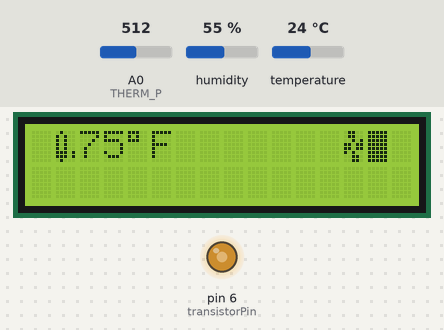
The sketch below on a simulated Arduino Uno, built with avr-gcc and run on an emulated ATmega328P. Shown: 16×2 character LCD, output pins drawn as LEDs (lit = HIGH). The test bench sets the inputs (shaded band); at power-on: temperature 24 °C, A0 (THERM_P) = 512, humidity 55 %.

Above: at 1.3 s.
1.4 s: temperature set to 12 °C
At 2.1 s:
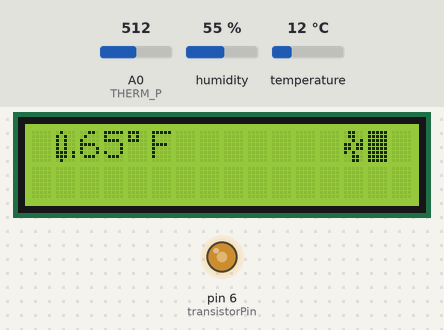
3.0 s: A0 (THERM_P) set to 716
4.7 s: temperature set to 19 °C
At 5.2 s:
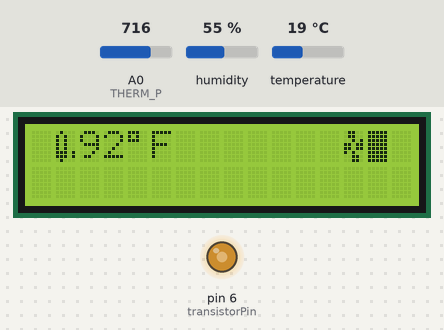
6.3 s: A0 (THERM_P) set to 900
At 7.4 s:
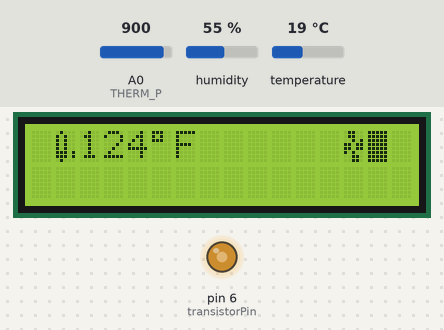
8.0 s: temperature set to 28 °C
At 9.3 s:
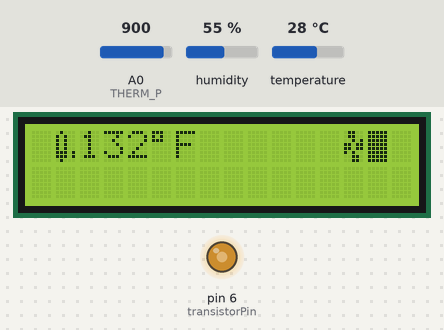
9.6 s: A0 (THERM_P) set to 1023
At 10.6 s:
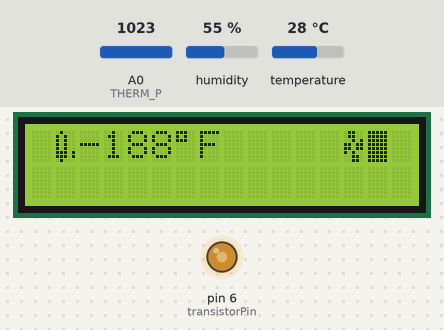
Timing chart, 0 to 12.3 s (numbered marks = the images above; inputs shaded):
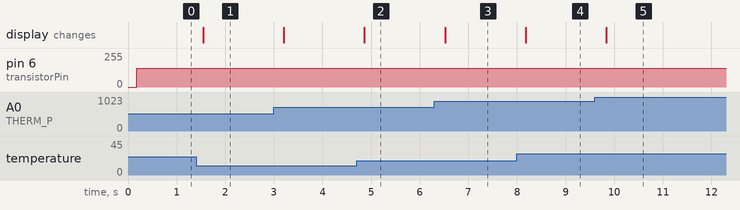

The sketch:

fanController.ino
```cpp
#include <Wire.h>
#include <Adafruit_RGBLCDShield.h>
#include <utility/Adafruit_MCP23017.h>
#include <dht.h>
#include <IRremote.h>

// Pins
#define DHT_P 4
#define IR_P 2
#define THERM_P 0
#define transistorPin 6

// Constants
#define UPPER_FAN_LIMIT 9
#define FAN_BAR_INDEX 14

// Creation of elements
dht DHT;
Adafruit_RGBLCDShield lcd = Adafruit_RGBLCDShield();
IRrecv irrecv(IR_P);
decode_results results;

////// Custom characters for the LCD display.
const uint8_t cFanCharacterMask[] PROGMEM = {
  0b01100,
  0b01100,
  0b00101,
  0b11011,
  0b11011,
  0b10100,
  0b00110,
  0b00110,
};
const char cFanCharacter = '\x05';
const uint8_t cTemp1CharacterMask[] PROGMEM = {
  0b01000,
  0b10100,
  0b10100,
  0b10100,
  0b10100,
  0b11101,
  0b11101,
  0b01000
};
const char cTemp1Character = '\x06';
const uint8_t cTemp2CharacterMask[] PROGMEM = {
  0b01000,
  0b10101,
  0b10101,
  0b10100,
  0b10100,
  0b11101,
  0b11101,
  0b01000
};
const char cTemp2Character = '\x07';
////// END Custom characters for the LCD display.

//// Variable creation
int fanSpeed = 4;
char tempUnit = 'F';

long start_DHT = -1;
long start_DisplayChange = -1;
long start_IR = -1;
long start_scroll = -1;

int Vo;
float R1 = 10000;
float logR2, R2, T;
float CT1, FT1, CT2, FT2;
float c1 = 1.009249522e-03, c2 = 2.378405444e-04, c3 = 2.019202697e-07;

int celTemp = 0;
float multiplier = (9.0 / 5.0);
int fahTemp = 0;

String lastCommand;
String current_time = "";
String message = "";
String serial_read = "";

int message_index = 0;
int scroll_delay = 2000;
//// END Variable creation

//// Setup function
void setup() {
  // Begin serial communication at 9600 baud
  Serial.begin(9600);

  // Prevents whining of fans
  setPwmFrequency(transistorPin, 8);
  lcd.begin(16, 2);
  irrecv.enableIRIn();
  irrecv.blink13(true);

  // Add custom characters for the fan as bar display.
  uint8_t bars[] = {B10000, B11000, B11100, B11110, B11111};
  uint8_t character[8];
  for (uint8_t i = 0; i < 5; ++i) {
    for (uint8_t j = 0; j < 8; ++j) character[j] = bars[i];
    lcd.createChar(i, character);
  }
  // Add custom characters from the masks.
  memcpy_P(character, cFanCharacterMask, 8);
  lcd.createChar(cFanCharacter, character);
  memcpy_P(character, cTemp1CharacterMask, 8);
  lcd.createChar(cTemp1Character, character);
  memcpy_P(character, cTemp2CharacterMask, 8);
  lcd.createChar(cTemp2Character, character);

  // Setup the transistor pin as output
  pinMode(transistorPin, OUTPUT);

  // Get the initial data
  sampleData(celTemp, fahTemp);

  // Update the display with the data
  updateDisplay();

  // Update the display with the fan speed
  updateFanDisplay(fanSpeed);
}

// Print to the LCD the fan speed (denoted by varying sizes of bars)
void updateFanDisplay (int rate) {
  lcd.setCursor(FAN_BAR_INDEX,0);
  if (rate > 4) {
    lcd.print(static_cast<char>(4));
    int tempFanSpeed = rate - 4;
    lcd.print(static_cast<char>(tempFanSpeed-1));
  } else {
    lcd.print(static_cast<char>(rate));
    lcd.print(' ');
  }
}

// This function handles operations by the user using the IR remote.
// Updates the display if necessary for the changed operation.
void changeMode (String irVal, int & fanSpeed) {
  int speedBefore = fanSpeed;

  if (irVal == "ff18e7") {
    if (fanSpeed != UPPER_FAN_LIMIT) {
      fanSpeed++;
    }
  } else if (irVal == "ff4ab5") {
    if (fanSpeed != 0) {
      fanSpeed--;
    }
  }
  if (fanSpeed != speedBefore) {
    updateFanDisplay(fanSpeed);
  }

  if (irVal == "ffa25d") {
    tempUnit = 'F';
    updateDisplay();
  }
  if (irVal == "ff629d") {
    tempUnit = 'C';
    updateDisplay();
  }
  start_IR = millis();
}

void scroll_message () {
  String sub_message = message.substring(message_index, message_index + 16);
  lcd.setCursor(0,1);
  lcd.print(sub_message);

  message_index = message_index + 2;

  if (message_index > (message.length() - 15)) {
    message_index = 0;
    scroll_delay = 5000;
    return;
  }
  if (message_index > 3) {
    scroll_delay = 2000;
  }
}

// General display creation and population function.
// Adds the time, system air temperature, and fan character.
void updateDisplay () {
  lcd.clear();
  lcd.setCursor(0,0);
  lcd.print(current_time);
  lcd.setCursor(current_time.length() + 1,0);
  lcd.print(cTemp1Character);
  if (tempUnit == 'F') {
    lcd.print(fahTemp, DEC);
    lcd.print('\xdf');
    lcd.print("F ");
  } else {
    lcd.print(celTemp, DEC);
    lcd.print('\xdf');
    lcd.print("C ");
  }
  // No need for humidity values
//  lcd.print(static_cast<uint8_t>(DHT.humidity), DEC);
//  lcd.print('%');
  lcd.setCursor(FAN_BAR_INDEX-1,0);
  lcd.print(cFanCharacter);
  updateFanDisplay(fanSpeed);
  lcd.setCursor(0,1);
//  lcd.print(message);
}

// Reads the temperature from the DHT sensor, stores it if it successfully read.
// Reads from the thermistor and updates the display only if the averages changed.
void sampleData (int & celTemp, int & fahTemp) {
  // Attempt to read from the DHT sensor
  int chk = DHT.read11(DHT_P);
  if (chk == 0) {
    CT1 = DHT.temperature;
    float celMult = CT1 * multiplier;
    FT1 = celMult + 32;
  }

  // Read from the thermistor
  Vo = analogRead(THERM_P);
  R2 = R1 * (1023.0 / (float)Vo - 1.0);
  logR2 = log(R2);
  T = (1.0 / (c1 + c2*logR2 + c3*logR2*logR2*logR2));
  CT2 = T - 273.15;
  FT2 = (CT2 * 9.0)/ 5.0 + 32.0;

  // Cache the values
  int celTempCache = celTemp;
  int fahTempCache = fahTemp;

  // Average the temperatures or just use the thermistor
  // values if DHT was unsuccessful
  if (chk == 0) {
    celTemp = (int)((CT1 + CT2) / 2);
    fahTemp = (int)((FT1 + FT2) / 2);
  } else {
    celTemp = (int)CT2;
    fahTemp = (int)FT2;
  }

  // If the values changed, update the display
  if (celTempCache != celTemp || fahTempCache != fahTemp) {
    updateDisplay();
  }

  // Mark when it was last sensed
  start_DHT = millis();
}

/**
 * Divides a given PWM pin frequency by a divisor.
 *
 * The resulting frequency is equal to the base frequency divided by
 * the given divisor:
 *   - Base frequencies:
 *      o The base frequency for pins 3, 9, 10, and 11 is 31250 Hz.
 *      o The base frequency for pins 5 and 6 is 62500 Hz.
 *   - Divisors:
 *      o The divisors available on pins 5, 6, 9 and 10 are: 1, 8, 64,
 *        256, and 1024.
 *      o The divisors available on pins 3 and 11 are: 1, 8, 32, 64,
 *        128, 256, and 1024.
 *
 * PWM frequencies are tied together in pairs of pins. If one in a
 * pair is changed, the other is also changed to match:
 *   - Pins 5 and 6 are paired on timer0
 *   - Pins 9 and 10 are paired on timer1
 *   - Pins 3 and 11 are paired on timer2
 *
 * Note that this function will have side effects on anything else
 * that uses timers:
 *   - Changes on pins 3, 5, 6, or 11 may cause the delay() and
 *     millis() functions to stop working. Other timing-related
 *     functions may also be affected.
 *   - Changes on pins 9 or 10 will cause the Servo library to function
 *     incorrectly.
 *
 * Thanks to macegr of the Arduino forums for his documentation of the
 * PWM frequency divisors. His post can be viewed at:
 *   http://forum.arduino.cc/index.php?topic=16612#msg121031
 */
void setPwmFrequency(int pin, int divisor) {
  byte mode;
  if(pin == 5 || pin == 6 || pin == 9 || pin == 10) {
    switch(divisor) {
      case 1: mode = 0x01; break;
      case 8: mode = 0x02; break;
      case 64: mode = 0x03; break;
      case 256: mode = 0x04; break;
      case 1024: mode = 0x05; break;
      default: return;
    }
    if(pin == 5 || pin == 6) {
      TCCR0B = TCCR0B & 0b11111000 | mode;
    } else {
      TCCR1B = TCCR1B & 0b11111000 | mode;
    }
  } else if(pin == 3 || pin == 11) {
    switch(divisor) {
      case 1: mode = 0x01; break;
      case 8: mode = 0x02; break;
      case 32: mode = 0x03; break;
      case 64: mode = 0x04; break;
      case 128: mode = 0x05; break;
      case 256: mode = 0x06; break;
      case 1024: mode = 0x07; break;
      default: return;
    }
    TCCR2B = TCCR2B & 0b11111000 | mode;
  }
}
//end arduino code

// Arduino main loop function
void loop() {
  // Attempt to read from the serial port and store the characters in serial_read
  if (Serial.available() > 0) {
    int incomingByte = Serial.read();
    char char_rec = (char)incomingByte;
    serial_read = serial_read + char_rec;
  }

  // Check to see if we encountered an end delimiter, if so do an operation with the data.
  if (serial_read[serial_read.length()-1] == ';' && serial_read[0] == '&') {
    // ';' is the delimiter indicating a change in fan speed, get the value and change the fanSpeed variable
    String serial_read_num = serial_read.substring(1, serial_read.length() - 1);
    fanSpeed = serial_read_num.toInt();
    updateFanDisplay(fanSpeed);
    serial_read = "";
    serial_read_num = "";
  } else if (serial_read[serial_read.length()-1] == '%' && serial_read[0] == '&') {
    // '%' is the delimiter for the time, set the current_time variable and update the display
    current_time = serial_read.substring(1, serial_read.length() - 1);
    serial_read = "";
    updateDisplay();
  } else if (serial_read[serial_read.length()-1] == '^' && serial_read[0] == '&') {
    // '^' is the delimiter for the temperature unit, set the temperature unit to what was sent
    tempUnit = serial_read.charAt(1);
    serial_read = "";
    updateDisplay();
  } else if (serial_read[serial_read.length()-1] == '#' && serial_read[0] == '&') {
    //
    message_index = 0;
    scroll_delay = 2000;
    message = serial_read.substring(1, serial_read.length() - 1);
    if ((message.length() % 2) == 1) {
      message = message + " ";
    }
    serial_read = "";
    updateDisplay();
  } else {
    if (serial_read[0] != '&') {
      serial_read = "";
    }
  }

  // Handle IR remote input
  if (irrecv.decode(&results) && (millis() > (50+start_IR) || start_IR == -1)) {
    String value;
    if (results.value == 0xFFFFFFFF) {
      value = lastCommand;
    } else {
      lastCommand = String(results.value, HEX);
      value = String(results.value, HEX);
    }
    changeMode(value, fanSpeed);
    irrecv.resume();
  }

  // Check the current time against the operations that happen every X milliseconds
  // Start the operations if it is time
  unsigned long currTime = millis();
  if (start_DHT != -1 && currTime >= (start_DHT + 2000)) {
    sampleData(celTemp, fahTemp);
  }
  if (currTime >= (start_scroll + scroll_delay)) {
    start_scroll = millis();
    scroll_message();
  }
  if (start_DisplayChange != -1 && currTime >= (start_DisplayChange + 1000)) {
    updateDisplay();
    start_DisplayChange = -1;
  }

  // Convert the fan speed to a PWM value and write that value to the PWM pins
  int temp_fanSpeed = 10 - fanSpeed;
  int outputValue = map(temp_fanSpeed, 1, 10, 0, 255);
  analogWrite(transistorPin, outputValue);
}
```

Measured:
- after the input at 1.4 s, the display: changes after 0.15 s (image 1)
- after the input at 4.7 s, the display: changes after 0.16 s (image 2)
- after the input at 6.3 s, the display: changes after 0.22 s (image 3)
- after the input at 8.0 s, the display: changes after 0.18 s (image 4)
- after the input at 9.6 s, the display: changes after 0.24 s (image 5)
